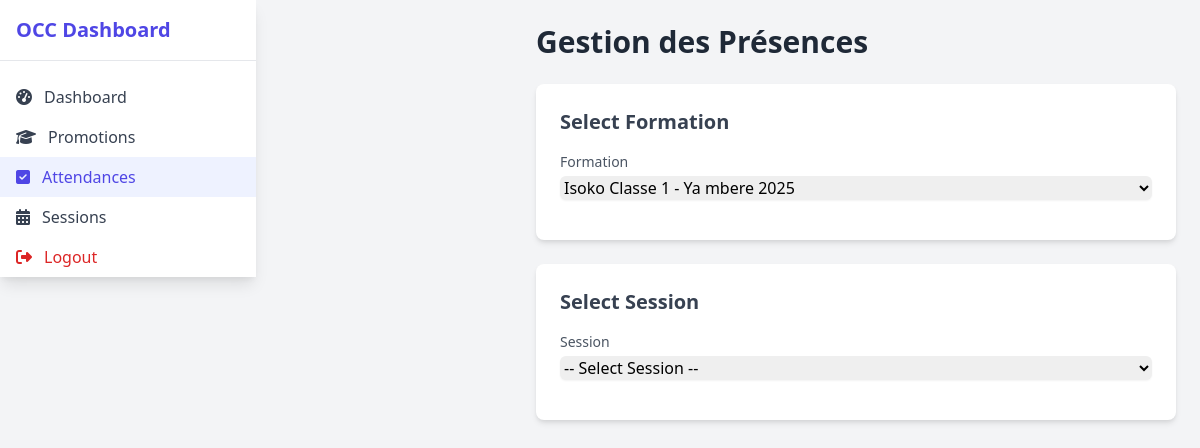
Page /attendances.php?formation_id=5 (signed in) on the earlier database version.
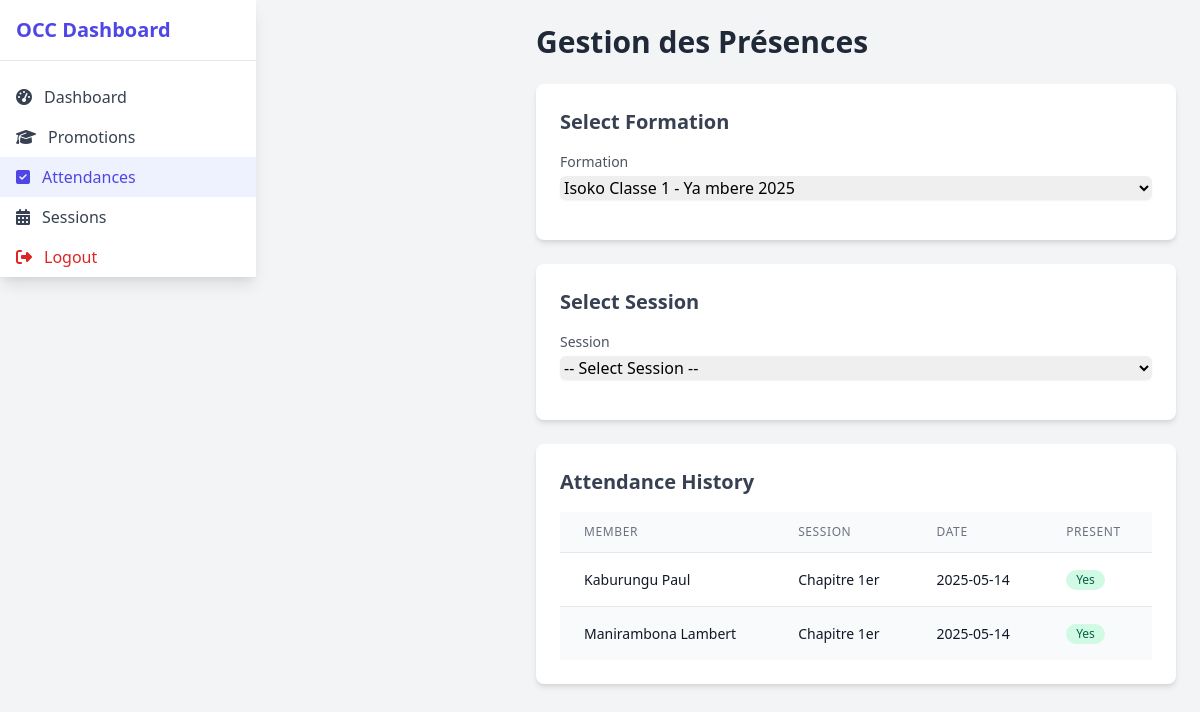
Same page on the later database version.
### tables this page shows
CREATE TABLE `formation_attendance` (
  `id` int(11) NOT NULL,
  `member_id` varchar(5) NOT NULL,
  `formation_id` int(11) NOT NULL,
  `session_id` int(11) NOT NULL,
  `date_presence` date NOT NULL,
  `present` tinyint(1) DEFAULT 1,
  `points` int(11) GENERATED ALWAYS AS (case when `present` = 1 then 1 else 0 end) STORED
);

CREATE TABLE `members` (
  `id` varchar(5) NOT NULL,
  `nom` varchar(100) NOT NULL,
  `prenom` varchar(100) NOT NULL,
  `date_naissance` date NOT NULL,
  `province_naissance` varchar(100) DEFAULT NULL,
  `pays_naissance` varchar(100) DEFAULT NULL,
  `telephone` varchar(20) DEFAULT NULL,
  `email` varchar(100) DEFAULT NULL,
  `residence` varchar(255) DEFAULT NULL,
  `profession` varchar(100) DEFAULT NULL,
  `etat_civil` enum('Célibataire','Marié(e)','Veuf(ve)','Divorcé(e)') NOT NULL,
  `conjoint_nom_prenom` varchar(200) DEFAULT NULL,
  `date_nouvelle_naissance` date DEFAULT NULL,
  `eglise_nouvelle_naissance` varchar(100) DEFAULT NULL,
  `lieu_nouvelle_naissance` varchar(100) DEFAULT NULL,
  `oikos_id` int(11) DEFAULT NULL,
  `departement` enum('Media','Comptabilité','Sécurité','Chorale','SundaySchool','Protocole','Pastorat','Diaconat') DEFAULT NULL,
  `fiche_membre` varchar(255) DEFAULT NULL,
  `created_at` timestamp NOT NULL DEFAULT current_timestamp(),
  `sexe` enum('Masculin','Féminin') DEFAULT NULL
);

CREATE TABLE `sessions` (
  `id` int(11) NOT NULL,
  `formation_id` int(11) NOT NULL,
  `teacher_id` varchar(5) DEFAULT NULL,
  `nom` varchar(255) NOT NULL,
  `date_session` date DEFAULT NULL,
  `status` enum('planned','completed','cancelled') DEFAULT 'planned'
);

### attendances.php (the view, shortened to what this page needs)
<?php
$formation_id = isset($_GET['formation_id']) ? intval($_GET['formation_id']) : 0;
try {
    $db = getDBConnection();
    $stmt = $db->query("SELECT id, nom, promotion FROM formations WHERE status IN ('active', 'pending')");
    $formations = $stmt->fetchAll(PDO::FETCH_ASSOC);
    $attendance_history = [];
    if ($formation_id) {
        $stmt = $db->prepare("SELECT fa.member_id, m.nom, m.prenom, fa.session_id, s.nom AS session_name, fa.date_presence, fa.present
                              FROM formation_attendance fa
                              JOIN members m ON fa.member_id = m.id
                              JOIN sessions s ON fa.session_id = s.id
                              WHERE fa.formation_id = ?
                              ORDER BY fa.date_presence DESC");
        $stmt->execute([$formation_id]);
        $attendance_history = $stmt->fetchAll(PDO::FETCH_ASSOC);
    }
} catch (PDOException $e) {
    $error_message = "Database error: " . $e->getMessage();
}
?>
<!DOCTYPE html>
<html lang="en">
<head>
    <link href="https://cdn.jsdelivr.net/npm/tailwindcss@2.2.19/dist/tailwind.min.css" rel="stylesheet">
</head>
<body class="bg-gray-100 font-sans">
    <div class="flex min-h-screen">
        <aside id="sidebar" class="sidebar fixed top-0 left-0 w-64 h-full bg-white shadow-lg z-40 md:static md:translate-x-0">
            <div class="p-4 border-b">
                <h2 class="text-xl font-bold text-indigo-600">OCC Dashboard</h2>
            </div>
            <nav class="mt-4">
                <a href="dashboard.php" class="flex items-center px-4 py-2 text-gray-700 hover:bg-indigo-50 hover:text-indigo-600 transition-colors duration-200 <?php echo basename($_SERVER['PHP_SELF']) == 'dashboard.php' ? 'bg-indigo-50 text-indigo-600' : ''; ?>">
                    <i class="fas fa-tachometer-alt mr-3"></i> Dashboard
                </a>
                <a href="promotions.php" class="flex items-center px-4 py-2 text-gray-700 hover:bg-indigo-50 hover:text-indigo-600 transition-colors duration-200 <?php echo basename($_SERVER['PHP_SELF']) == 'promotions.php' ? 'bg-indigo-50 text-indigo-600' : ''; ?>">
                    <i class="fas fa-graduation-cap mr-3"></i> Promotions
                </a>
                <a href="attendances.php" class="flex items-center px-4 py-2 text-gray-700 hover:bg-indigo-50 hover:text-indigo-600 transition-colors duration-200 <?php echo basename($_SERVER['PHP_SELF']) == 'attendances.php' ? 'bg-indigo-50 text-indigo-600' : ''; ?>">
                    <i class="fas fa-check-square mr-3"></i> Attendances
                </a>
                <a href="sessions.php" class="flex items-center px-4 py-2 text-gray-700 hover:bg-indigo-50 hover:text-indigo-600 transition-colors duration-200 <?php echo basename($_SERVER['PHP_SELF']) == 'sessions.php' ? 'bg-indigo-50 text-indigo-600' : ''; ?>">
                    <i class="fas fa-calendar-alt mr-3"></i> Sessions
                </a>
                <a href="logout.php" class="flex items-center px-4 py-2 text-red-600 hover:bg-red-50 hover:text-red-700 transition-colors duration-200">
                    <i class="fas fa-sign-out-alt mr-3"></i> Logout
                </a>
            </nav>
        </aside>
        <div class="flex-1 ml-0 md:ml-64 transition-all duration-300">
            <div class="container mx-auto p-6">
                <h1 class="text-3xl font-bold text-gray-800 mb-6">Gestion des Présences</h1>
                <div class="bg-white p-6 rounded-lg shadow-lg mb-6 card">
                    <h2 class="text-xl font-semibold text-gray-700 mb-4">Select Formation</h2>
                    <form method="GET">
                        <div class="mb-4">
                            <label for="formation_id" class="block text-sm font-medium text-gray-600">Formation</label>
                            <select name="formation_id" id="formation_id" class="mt-1 block w-full border-gray-300 rounded-md shadow-sm focus:ring-indigo-500 focus:border-indigo-500" onchange="this.form.submit()">
                                <?php foreach ($formations as $formation): ?>
                                    <option value="<?php echo $formation['id']; ?>" <?php echo $formation_id == $formation['id'] ? 'selected' : ''; ?>>
                                        <?php echo htmlspecialchars($formation['nom'] . ' - ' . $formation['promotion']); ?>
                                    </option>
                                <?php endforeach; ?>
                            </select>
                        </div>
                    </form>
                </div>
                <?php if ($formation_id): ?>
                    <div class="bg-white p-6 rounded-lg shadow-lg mb-6 card">
                        <h2 class="text-xl font-semibold text-gray-700 mb-4">Select Session</h2>
                        <form method="GET">
                            <div class="mb-4">
                                <label for="session_id" class="block text-sm font-medium text-gray-600">Session</label>
                                <select name="session_id" id="session_id" class="mt-1 block w-full border-gray-300 rounded-md shadow-sm focus:ring-indigo-500 focus:border-indigo-500" onchange="this.form.submit()">
                                    <option value="">-- Select Session --</option>
                                </select>
                            </div>
                        </form>
                    </div>
                <?php endif; ?>
                <?php if ($formation_id && $attendance_history): ?>
                    <div class="bg-white p-6 rounded-lg shadow-lg card">
                        <h2 class="text-xl font-semibold text-gray-700 mb-4">Attendance History</h2>
                        <div class="overflow-x-auto">
                            <table class="min-w-full divide-y divide-gray-200">
                                <thead class="bg-gray-50">
                                    <tr>
                                        <th class="px-6 py-3 text-left text-xs font-medium text-gray-500 uppercase tracking-wider">Member</th>
                                        <th class="px-6 py-3 text-left text-xs font-medium text-gray-500 uppercase tracking-wider">Session</th>
                                        <th class="px-6 py-3 text-left text-xs font-medium text-gray-500 uppercase tracking-wider">Date</th>
                                        <th class="px-6 py-3 text-left text-xs font-medium text-gray-500 uppercase tracking-wider">Present</th>
                                    </tr>
                                </thead>
                                <tbody class="bg-white divide-y divide-gray-200">
                                    <?php foreach ($attendance_history as $record): ?>
                                        <tr class="table-row">
                                            <td class="px-6 py-4 whitespace-nowrap text-sm text-gray-900"><?php echo htmlspecialchars($record['nom'] . ' ' . $record['prenom']); ?></td>
                                            <td class="px-6 py-4 whitespace-nowrap text-sm text-gray-900"><?php echo htmlspecialchars($record['session_name']); ?></td>
                                            <td class="px-6 py-4 whitespace-nowrap text-sm text-gray-900"><?php echo htmlspecialchars($record['date_presence']); ?></td>
                                            <td class="px-6 py-4 whitespace-nowrap text-sm">
                                                <span class="inline-flex items-center px-2.5 py-0.5 rounded-full text-xs font-medium <?php echo $record['present'] ? 'bg-green-100 text-green-800' : 'bg-red-100 text-red-800'; ?>">
                                                    <?php echo $record['present'] ? 'Yes' : 'No'; ?>
                                                </span>
                                            </td>
                                        </tr>
                                    <?php endforeach; ?>
                                </tbody>
                            </table>
                        </div>
                    </div>
                <?php endif; ?>
            </div>
        </div>
    </div>
</body>
</html>

### attendances.php (style rules this page uses)
.sidebar { transition: transform 0.3s ease-in-out; }
.table-row:nth-child(even) { background-color: #f9fafb; }
.card { box-shadow: 0 4px 6px -1px rgba(0, 0, 0, 0.1), 0 2px 4px -1px rgba(0, 0, 0, 0.06); transition: transform 0.2s; }

Differences in the rows shown:
added formation_attendance: member.prenom "Kaburungu Paul", session.nom "Chapitre 1er", date_presence "2025-05-14", present "Yes"
added formation_attendance: member.prenom "Manirambona Lambert", session.nom "Chapitre 1er", date_presence "2025-05-14", present "Yes"
Other differences:
text now shown: "Attendance History MEMBER SESSION DATE PRESENT"
